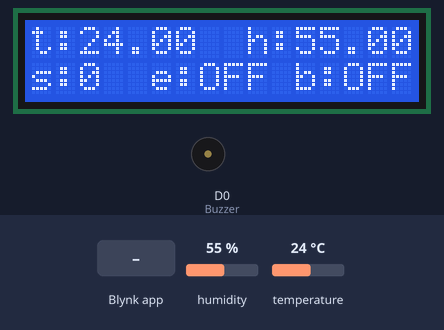
The sketch below on a simulated ESP8266 (NodeMCU). On the bench: 16×2 character LCD, buzzer (waves = sounding, pin HIGH). Inputs (shaded band) come from the test bench; at power-on: humidity 55 %, temperature 24 °C. WiFi joins after 1.5 s; servers stay silent unless stated; what the sketch prints to the serial monitor is not drawn.

Above: at 3.5 s.
3.6 s: Blynk app writes 1 to V4
At 4.4 s:
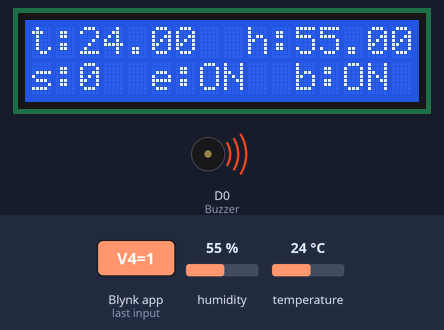
5.3 s: Blynk app writes 200 to V3
At 6.9 s:
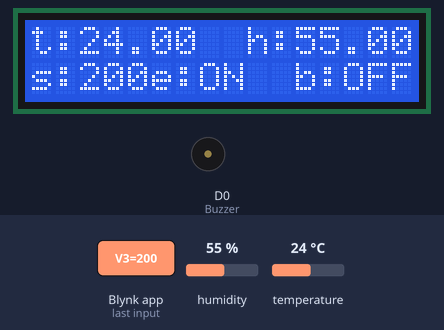
7.4 s: humidity set to 22 %
At 10.1 s:
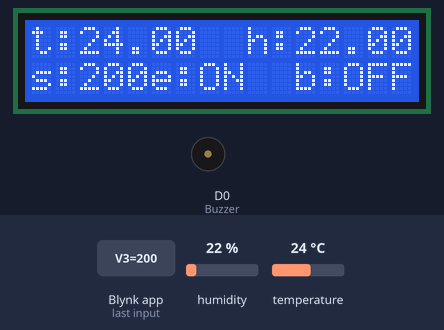
10.4 s: temperature set to 12 °C
At 12.6 s:
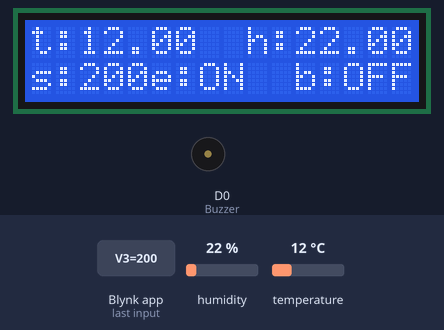
13.4 s: humidity set to 40 %
At 16.1 s:
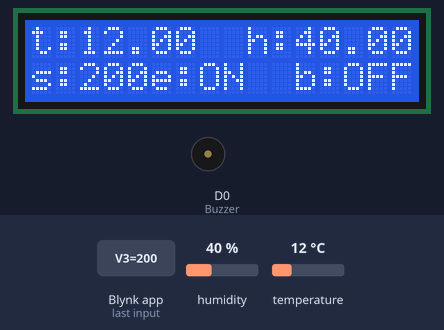
16.4 s: temperature set to 19 °C
At 18.4 s:
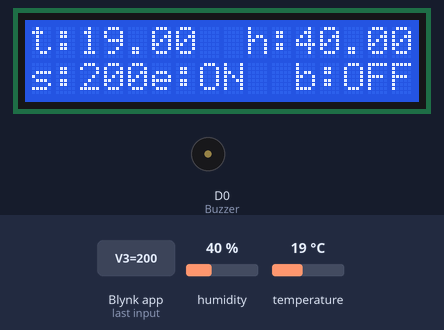
Timing chart, 0 to 19.9 s (numbered marks = the images above; inputs shaded):
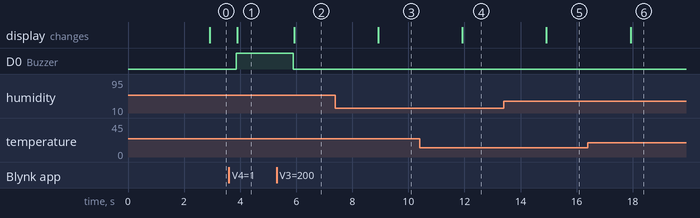

Measured:
- after the input at 3.6 s, D0 (Buzzer): LOW → HIGH after 0.27 s; the display: changes after 0.30 s (image 1)
- after the input at 5.3 s, D0 (Buzzer): HIGH → LOW after 0.59 s; the display: changes after 0.62 s (image 2)
- after the input at 7.4 s, the display: changes after 1.5 s (image 3)
- after the input at 10.4 s, the display: changes after 1.5 s (image 4)
- after the input at 13.4 s, the display: changes after 1.5 s (image 5)
- after the input at 16.4 s, the display: changes after 1.5 s (image 6)

The sketch:

UJK_DHT11.ino
```cpp
 #define BLYNK_PRINT Serial

#define BLYNK_TEMPLATE_ID "TMPL69P_OcWrZ"
#define BLYNK_TEMPLATE_NAME "DHT11 Buzzer"
#define BLYNK_AUTH_TOKEN "no4OZW8A2zlPUnRHRBg2ZSs0Z5j_xjBx"

#include <ESP8266WiFi.h>
#include <BlynkSimpleEsp8266.h>

char ssid[] = "Redmi 9";
char pass[] = "zizizizi";

#include "DHT.h"
#define DHTPIN D5      // Digital pin connected to the DHT sensor
#define DHTTYPE DHT11  // DHT 11
DHT dht(DHTPIN, DHTTYPE);
const int Buzzer = D0;

#include <LCD_I2C.h>
LCD_I2C lcd(0x27, 16, 2);

int setpoint, enable;
bool buzzIndikator;

BlynkTimer timer;

BLYNK_WRITE(V3) {
  setpoint = param.asInt();
}

BLYNK_WRITE(V4) {
  enable = param.asInt();
}

void setup() {
  Serial.begin(9600);
  dht.begin();
  lcd.begin();
  lcd.backlight();

  pinMode(DHTPIN, INPUT);
  pinMode(Buzzer, OUTPUT);
  Blynk.begin(BLYNK_AUTH_TOKEN, ssid, pass);
  timer.setInterval(1000L, DHT11data);
}

void DHT11data() {
  float t = dht.readTemperature();
  float h = dht.readHumidity();

  Blynk.virtualWrite(V0, "Hello, ini project Razy!");

  Blynk.virtualWrite(V1, t);
  Blynk.virtualWrite(V2, h);

  if (t >= setpoint && enable == 1) {
    digitalWrite(Buzzer, 1);
    Blynk.virtualWrite(V5, 1);
    lcd.setCursor(11, 1);
    lcd.print("b:ON ");
  } else {
    digitalWrite(Buzzer, 0);
    Blynk.virtualWrite(V5, 0);
    lcd.setCursor(11, 1);
    lcd.print("b:OFF");
  }

  if (enable == 1) {
    lcd.setCursor(5, 1);
    lcd.print("e:ON ");
  } else {
    lcd.setCursor(5, 1);
    lcd.print("e:OFF");
  }

  lcd.setCursor(0, 0);
  lcd.print("t:");
  lcd.print(t);
  lcd.print("  h:");
  lcd.print(h);
  lcd.setCursor(0, 1);
  lcd.print("s:");
  lcd.print(setpoint);

  Serial.print(F("T: "));
  Serial.print(t);
  Serial.print(F("°C"));
  Serial.print(F(", H: "));
  Serial.print(h);
  Serial.println(F("%"));
  delay(400);
}

void loop() {
  Blynk.run();
  timer.run();
}
```
